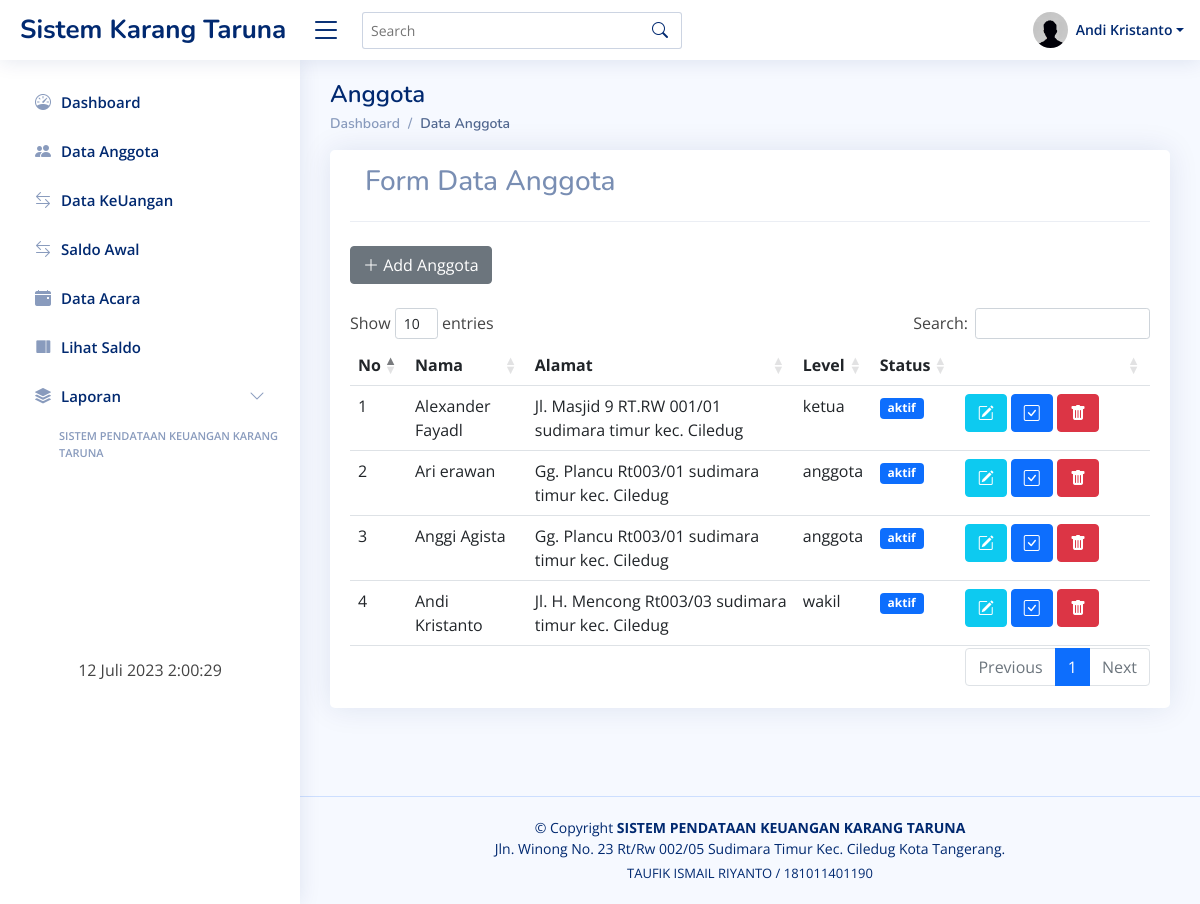
The app's page /admin/index.php?url=data_anggota (signed in) with its own data.
### tables this page shows
CREATE TABLE `users` (
  `id_user` int(11) NOT NULL,
  `recid` enum('0','1') NOT NULL,
  `nama` varchar(30) NOT NULL,
  `rt` int(4) NOT NULL,
  `rw` int(4) NOT NULL,
  `alamat` text NOT NULL,
  `tgl_lahir` varchar(20) NOT NULL,
  `pekerjaan` varchar(40) NOT NULL,
  `no_telp` varchar(15) NOT NULL,
  `status` enum('aktif','tidak aktif') NOT NULL,
  `usertype` enum('ketua','wakil','anggota') NOT NULL,
  `username` varchar(30) NOT NULL,
  `password` varchar(200) NOT NULL,
  `level` enum('admin','anggota') NOT NULL
);

### admin/data_anggota.php (the view, shortened to what this page needs)
<!DOCTYPE html>
<html>
<head>
</head>
<body>
 <div class="container">
  <div class="pagetitle">
   <h1 class="mb-1">Anggota</h1>
   <nav>
    <ol class="breadcrumb">
     <li class="breadcrumb-item"><a href="?url=dashboard">Dashboard</a></li>
     <li class="breadcrumb-item active">Data Anggota</li>
   </ol>
 </nav>
</div>
<div class="card">
 <div class="card-body">
  <div class="card-header">
   <h3>Form Data Anggota</h3>
 </div>
 <div class="row">
   <div class="col-md-12">
    <br>
    <button type="button" class="btn btn-secondary" data-bs-toggle="modal" data-bs-target="#TambahUsers">
     <span class="icon text-white">
      <i class="bi bi-plus-lg"></i>  Add Anggota
    </span>
  </button>
<br><br>
<table id="anggota" class="table table-hover">
 <thead>
  <tr>
   <th>No</th>
   <th>Nama</th>
   <th>Alamat</th>
   <th>Level</th>
   <th>Status</th>
   <th style="width: 160px;"></th>
 </tr>
</thead>
<tbody>
  <?php
  require '../config/config.php';
  $no = 1;
  $sql = mysqli_query($koneksi,"select * from users order by status  DESC ");
  while ($data = mysqli_fetch_array($sql)) {
   ?>
   <tr>
    <td><?= $no++; ?></td>
    <td><?= $data['nama']; ?></td>
    <td><?= $data['alamat']; ?></td>
    <td><?= $data['usertype']; ?></td>
    <td>
     <?php
     if($data['status'] == 'aktif'){ ?>
      <span class="badge bg-primary "><?= $data['status']; ?></span>
    <?php } else {
      if ($data['status'] == 'tidak aktif') { ?>
       <span class="badge bg-warning "><?= $data['status']; ?></span>
     <?php }}?>
   </td>
   <td>
<a href="?url=edit&id=<?php echo $data['id']; ?>" class="btn btn-info btn-icon-split">
 <span class="icon text-white">
  <i class="bi bi-pencil-square"></i>
</span>
</a>
    <button type="button" class="btn btn-primary" data-bs-toggle="modal" data-bs-target="#MyValidasi<?= $data['id']; ?>" >
     <span class="icon text-white">
      <i class="bi bi-check-square"></i>
    </span>
  </button>
<a href="del.php?id=<?php echo $data['id']; ?>" class="btn btn-danger btn-icon-split" onclick="return confirm('Yakin Hapus Data Anggota ?')">
 <span class="icon text-white">
  <i class="bi bi-trash-fill"></i>
</span>
</a>
</td>
</div>
</div>
</div>
</div>
</tr>
<?php } ?>
</body>
</html>

### admin/index.php (shortened to what this page needs)
<!DOCTYPE html>
<html lang="en">
<head>
     <link href="../assets/css/bootstrap.min.css" rel="stylesheet">
     <link href="../assets/css/bootstrap-icons.css" rel="stylesheet">
     <link href="../assets/css/boxicons.min.css" rel="stylesheet">
     <link href="../assets/css/quill.snow.css" rel="stylesheet">
     <link href="../assets/css/quill.bubble.css" rel="stylesheet">
     <link href="../assets/css/remixicon.css" rel="stylesheet">
     <link rel="stylesheet" href="../assets/jquery-ui.css">
     <link href="../assets/css/style.css" rel="stylesheet">
     <link href="../assets/datatables/dataTables.bootstrap4.min.css" rel="stylesheet">
</head>
<body>
     <header id="header" class="header fixed-top d-flex align-items-center">
          <div class="d-flex align-items-center justify-content-between"> <a href="index.html"
                    class="logo d-flex align-items-center"> <span class="d-none d-lg-block">Sistem Karang Taruna</span>
               </a> <i class="bi bi-list toggle-sidebar-btn"></i></div>
          <div class="search-bar">
               <form class="search-form d-flex align-items-center" method="POST" action="#"> <input type="text"
                         name="query" placeholder="Search" title="Enter search keyword"> <button type="submit"
                         title="Search"><i class="bi bi-search"></i></button></form>
          </div>
          <nav class="header-nav ms-auto">
               <ul class="d-flex align-items-center">
                    <li class="nav-item dropdown pe-3">
                         <?php
             require '../config/config.php';
             $sql = mysqli_query($koneksi, "select * from users where id_user='$_SESSION[id]'");
             while ($data = mysqli_fetch_array($sql)) {
               ?>
                         <a class="nav-link nav-profile d-flex align-items-center pe-0" href="#"
                              data-bs-toggle="dropdown"> <img src="../assets/img/profile-img.png" alt="Profile"
                                   class="rounded-circle"> <span
                                   class="d-none d-md-block dropdown-toggle ps-2"><?php echo $data['nama']; ?></span>
                         </a>
                              <?php } ?>
                    </li>
               </ul>
          </nav>
     </header>
     <aside id="sidebar" class="sidebar">
          <ul class="sidebar-nav" id="sidebar-nav">
               <li class="nav-item"> <a class="nav-link collapsed" href="?url=dashboard">
                         <i class="bi bi-speedometer"></i>
                         <span>Dashboard</span> </a></li>
               <li class="nav-item">
                    <a class="nav-link collapsed" href="?url=data_anggota">
                         <i class="bi bi-people-fill"></i>
                         </i><span>Data Anggota</span>
                    </a>
               </li>
               <li class="nav-item">
                    <a class="nav-link collapsed" href="?url=index_keuangan">
                         <i class="bi bi-arrow-left-right"></i>
                         </i><span>Data KeUangan</span>
                    </a>
               <li class="nav-item">
                    <a class="nav-link collapsed" href="?url=saldo_awal">
                         <i class="bi bi-arrow-left-right"></i>
                         </i><span>Saldo Awal</span>
                    </a>
               </li>
               <li class="nav-item">
                    <a class="nav-link collapsed" href="?url=list_acara">
                         <i class="bi bi-calendar-event-fill"></i>
                         </i><span>Data Acara</span>
                    </a>
               </li>
               <li class="nav-item">
                    <a class="nav-link collapsed" href="?url=cek_saldo">
                         <i class="ri-layout-right-fill"></i>
                         </i><span>Lihat Saldo</span>
                    </a>
               </li>
               <li class="nav-item">
                    <a class="nav-link collapsed" data-bs-target="#components-nav" data-bs-toggle="collapse" href="#"><i
                              class="bi bi-stack"></i><span>Laporan</span><i class="bi bi-chevron-down ms-auto"></i>
                    </a>
               </li>
               <li class="nav-heading ps-4">SISTEM PENDATAAN KEUANGAN KARANG TARUNA</li>
               <br><br><br><br>
               <br><br><br><br>
               <div class="row text-center">
                    <?php
   function tgl_indo($tanggal){
    $bulan = array (
      1 =>   'Januari',
      'Februari',
      'Maret',
      'April',
      'Mei',
      'Juni',
      'Juli',
      'Agustus',
      'September',
      'Oktober',
      'November',
      'Desember'
   );
    $pecahkan = explode('-', $tanggal);
    return $pecahkan[2] . ' ' . $bulan[ (int)$pecahkan[1] ] . ' ' . $pecahkan[0];
 }
 ?>
                    <p><?php echo tgl_indo(date('Y-m-d')); ?> <span style="font-size:17" id="jam"></span></p>
               </div>
          </ul>
     </aside>
     <main id="main" class="main">
          <section class="section">
               <div class="row">
                    <?php include 'link.php' ?>
     <footer id="footer" class="footer">
          <div class="copyright"> &copy; Copyright <strong><span>SISTEM PENDATAAN KEUANGAN KARANG
                         TARUNA</span></strong><br>Jln. Winong No. 23 Rt/Rw 002/05 Sudimara Timur Kec. Ciledug Kota
               Tangerang.</div>
          <div class="credits">TAUFIK ISMAIL RIYANTO / 181011401190</div>
     </footer>
</body>
</html>

### assets/css/style.css (style rules this page uses)
:root { scroll-behavior: smooth; }
body { font-family: "Open Sans", sans-serif; background: #f6f9ff; color: #444444; }
a { color: #4154f1; text-decoration: none; }
h1, h2, h3, h4, h5, h6 { font-family: "Nunito", sans-serif; }
#main { margin-top: 60px; padding: 20px 30px; transition: all 0.3s; }
.pagetitle { margin-bottom: 10px; }
.pagetitle h1 { font-size: 24px; margin-bottom: 0; font-weight: 600; color: #012970; }
.card { margin-bottom: 30px; border: none; border-radius: 5px; box-shadow: 0px 0 30px rgba(1, 41, 112, 0.1); }
.card-header, .card-footer { border-color: #ebeef4; background-color: #fff; color: #798eb3; padding: 15px; }
.card-body { padding: 0 20px 20px 20px; }
.breadcrumb { font-size: 14px; font-family: "Nunito", sans-serif; color: #899bbd; font-weight: 600; }
.breadcrumb a { color: #899bbd; transition: 0.3s; }
.breadcrumb .breadcrumb-item::before { color: #899bbd; }
.breadcrumb .active { color: #51678f; font-weight: 600; }
.logo { line-height: 1; }
@media (min-width: 1200px) { .logo { width: 280px; } }
.logo span { font-size: 26px; font-weight: 700; color: #012970; font-family: "Nunito", sans-serif; }
.header { transition: all 0.5s; z-index: 997; height: 60px; box-shadow: 0px 2px 20px rgba(1, 41, 112, 0.1); background-color: #fff; padding-left: 20px; }
.header .toggle-sidebar-btn { font-size: 32px; padding-left: 10px; cursor: pointer; color: #012970; }
.header .search-bar { min-width: 360px; padding: 0 20px; }
.header .search-form { width: 100%; }
.header .search-form input { border: 0; font-size: 14px; color: #012970; border: 1px solid rgba(1, 41, 112, 0.2); padding: 7px 38px 7px 8px; border-radius: 3px; transition: 0.3s; width: 100%; }
.header .search-form button { border: 0; padding: 0; margin-left: -30px; background: none; }
.header .search-form button i { color: #012970; }
.header-nav ul { list-style: none; }
.header-nav > ul { margin: 0; padding: 0; }
.header-nav .nav-profile { color: #012970; }
.header-nav .nav-profile img { max-height: 36px; }
.header-nav .nav-profile span { font-size: 14px; font-weight: 600; }
.sidebar { position: fixed; top: 60px; left: 0; bottom: 0; width: 300px; z-index: 996; transition: all 0.3s; padding: 20px; overflow-y: auto; scrollbar-width: thin; scrollbar-color: #aab7cf transparent; box-shadow: 0px 0px 20px rgba(1, 41, 112, 0.1); background-color: #fff; }
@media (min-width: 1200px) { #main, #footer { margin-left: 300px; } }
.sidebar-nav { padding: 0; margin: 0; list-style: none; }
.sidebar-nav li { padding: 0; margin: 0; list-style: none; }
.sidebar-nav .nav-item { margin-bottom: 5px; }
.sidebar-nav .nav-heading { font-size: 11px; text-transform: uppercase; color: #899bbd; font-weight: 600; margin: 10px 0 5px 15px; }
.sidebar-nav .nav-link { display: flex; align-items: center; font-size: 15px; font-weight: 600; color: #4154f1; transition: 0.3; background: #f6f9ff; padding: 10px 15px; border-radius: 4px; }
.sidebar-nav .nav-link i { font-size: 16px; margin-right: 10px; color: #4154f1; }
.sidebar-nav .nav-link.collapsed { color: #012970; background: #fff; }
.sidebar-nav .nav-link.collapsed i { color: #899bbd; }
.sidebar-nav .nav-link .bi-chevron-down { margin-right: 0; transition: transform 0.2s ease-in-out; }
.footer { padding: 20px 0; font-size: 14px; transition: all 0.3s; border-top: 1px solid #cddfff; }
.footer .copyright { text-align: center; color: #012970; }
.footer .credits { padding-top: 5px; text-align: center; font-size: 13px; color: #012970; }

### records on screen
users: nama "Andi Kristanto", alamat "Jl. H. Mencong Rt003/03 sudimara timur kec. Ciledug", usertype "wakil", status "aktif"
users: nama "Alexander Fayadl", alamat "Jl. Masjid 9 RT.RW 001/01 sudimara timur kec. Ciledug", usertype "ketua", status "aktif"
users: nama "Ari erawan", alamat "Gg. Plancu Rt003/01 sudimara timur kec. Ciledug", usertype "anggota", status "aktif"
users: nama "Anggi Agista", alamat "Gg. Plancu Rt003/01 sudimara timur kec. Ciledug", usertype "anggota", status "aktif"
